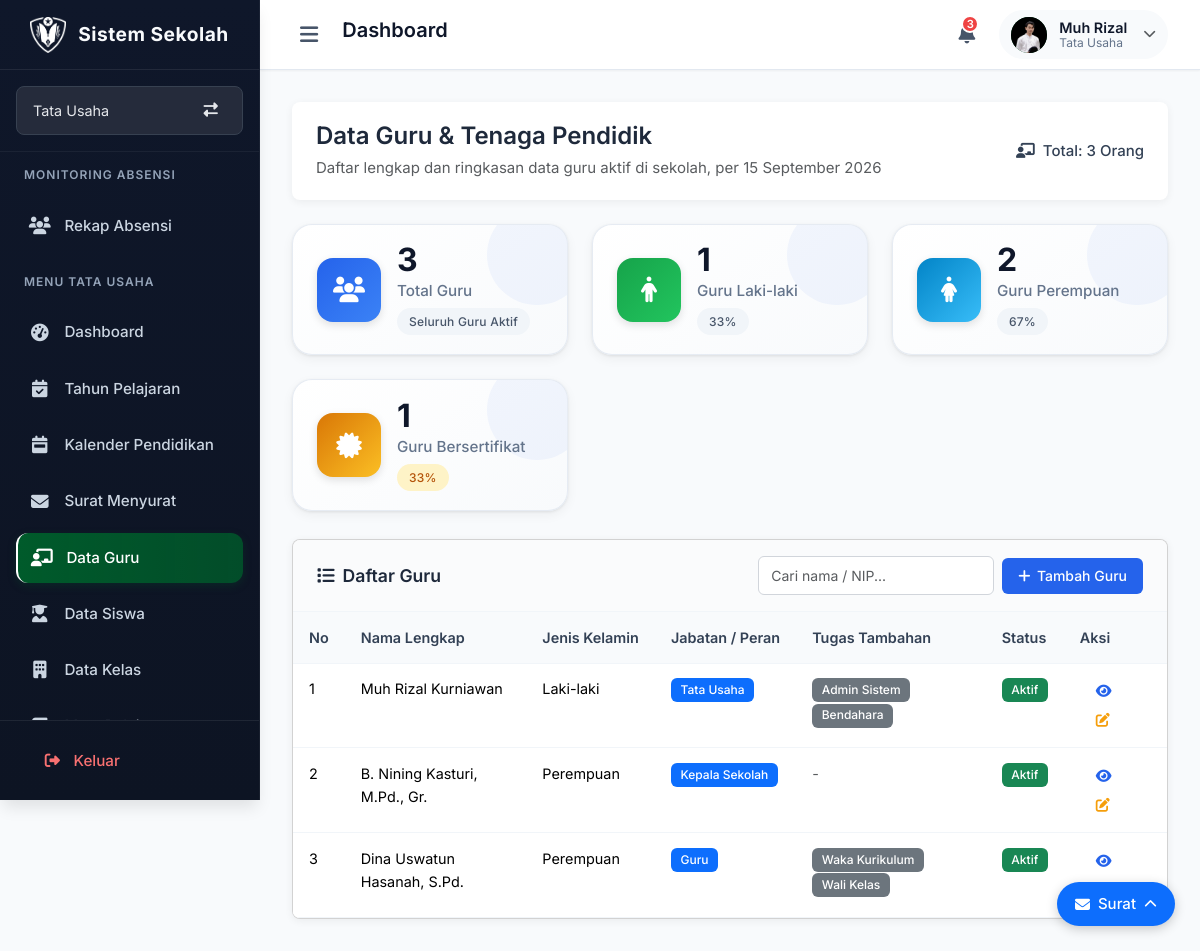
The app's page /guru/ (signed in) with its own data.
### models.py (models this page shows, shortened)
class Guru(db.Model):
    __tablename__ = 'guru'
    nip = db.Column(db.String(50), nullable=True)
    nik = db.Column(db.String(20), nullable=True)
    gelar_depan = db.Column(db.String(30), nullable=True)
    gelar_belakang = db.Column(db.String(50), nullable=True)
    pendidikan_terakhir = db.Column(db.String(10), nullable=True)
    status_pernikahan = db.Column(db.String(20), nullable=True)
    id = db.Column(db.String(6), primary_key=True, unique=True, nullable=False)
    nama = db.Column(db.String(100), nullable=False)
    jenis_kelamin = db.Column(db.String(20), nullable=False)
    tempat_lahir = db.Column(db.String(100))
    tanggal_lahir = db.Column(db.Date)
    jabatan = db.Column(db.String(50), nullable=False)
    tugas_tambahan = db.Column(db.Text)
    sertifikasi = db.Column(db.Boolean, default=False)
    status = db.Column(db.String(20), default='Aktif')
    no_hp = db.Column(db.String(20))
    email = db.Column(db.String(100), unique=True, nullable=True)
    alamat = db.Column(db.Text)
    dibuat_pada = db.Column(db.DateTime, default=datetime.utcnow)
    foto_profil = db.Column(db.String(255), nullable=True)
    akun = db.relationship('User', backref='guru', uselist=False)

### routes/sections/data_guru.py (the view)
@data_guru_bp.route('/')
def halaman_data_guru():
    if not session.get('logged_in'):
        return redirect(url_for('login.halaman_login'))
    if not bisa_lihat():
        flash("Anda tidak memiliki hak akses ke halaman ini", "danger")
        return redirect(url_for('dashboard.index'))
    semua_guru = Guru.query.all()
    total_guru = len(semua_guru)
    guru_laki = Guru.query.filter_by(jenis_kelamin='Laki-laki').count()
    guru_perempuan = Guru.query.filter_by(jenis_kelamin='Perempuan').count()
    guru_sertifikasi = Guru.query.filter_by(sertifikasi=True).count()
    persen_guru_laki = round((guru_laki / total_guru) * 100) if total_guru > 0 else 0
    persen_guru_perempuan = round((guru_perempuan / total_guru) * 100) if total_guru > 0 else 0
    persen_sertifikasi = round((guru_sertifikasi / total_guru) * 100) if total_guru > 0 else 0
    daftar_guru = []
    for g in semua_guru:
        daftar_guru.append({
            'id': g.id,
            'nama': g.nama,
            'email': g.email,
            'jenis_kelamin': g.jenis_kelamin,
            'jabatan': g.jabatan or 'Guru',
            'tugas_tambahan': g.tugas_tambahan.split(',') if g.tugas_tambahan else [],
            'semua_tugas': dapatkan_semua_tugas(g.jabatan, g.tugas_tambahan),
            'status': g.status or 'Aktif',
            'akun': g.akun
        })
    context = {
        'active_page': 'data_guru',
        'sub_page': 'daftar',
        'user_name': session.get('user_name', 'Pengguna'),
        'jabatan': session.get('jabatan', ''),
        'role': session.get('jabatan', ''),
        'daftar_tugas_user': session.get('tugas_tambahan', '').split(',') if session.get('tugas_tambahan') else [],
        'tugas_tambahan': session.get('tugas_tambahan', ''),
        'user': {
            'jabatan': session.get('jabatan', ''),
            'tugas_tambahan': session.get('tugas_tambahan', '')
        },
        'today_date': datetime.now().strftime('%d %B %Y'),
        'today_date_long': datetime.now().strftime('%A, %d %B %Y'),
        'total_guru': total_guru,
        'guru_laki': guru_laki,
        'guru_perempuan': guru_perempuan,
        'persen_guru_laki': persen_guru_laki,
        'persen_guru_perempuan': persen_guru_perempuan,
        'guru_sertifikasi': guru_sertifikasi,
        'persen_sertifikasi': persen_sertifikasi,
        'daftar_guru': daftar_guru,
        'bisa_kelola': bisa_kelola(),
        'bisa_hapus': bisa_hapus(),
        'bisa_atur_akun': bisa_atur_akun()
    }
    return render_template('index.html', halaman_aktif=session.get('halaman_aktif', 'utama'), **context)

### templates/index.html (shortened to what this page needs)
{% extends "layout.html" %}
{% block content %}
{% if active_page == "data_guru" and sub_page == "daftar" %}
    {% include "sections/data_guru.html" %}
{% endif %}
{% include 'components/surat.html' %}
{% endblock %}
{% block extra_css %}
    {% if active_page == "data_guru" %}
        <link rel="stylesheet" href="{{ url_for('static', filename='css/sections/data_guru.css') }}">
    {% endif %}
{% endblock %}

### templates/components/header.html (shortened to what this page needs)
<header class="header">
  <div class="header-left">
    <button class="toggle-sidebar" id="toggleSidebar">
      <i class="fas fa-bars"></i>
    </button>
    <h2 class="page-title">Dashboard</h2>
  </div>
  <div class="header-right d-flex align-items-center gap-3">
    <button class="notification-btn">
      <i class="fas fa-bell"></i>
      <span class="notification-badge">3</span>
    </button>
    <div class="user-profile" id="userProfileBtn">
      <div class="user-avatar">
        {% set nama_pengguna = session.get('user_name') or session.get('absensi_user_name', 'Pengguna') %}
        {% set foto = session.get('foto_profil') %}
        {% if foto %}
          <img src="{{ url_for('tampilkan_foto_profil', filename=foto) }}"
              alt="Foto Profil"
              onerror="this.style.display='none'; this.parentElement.innerHTML='{{ nama_pengguna | inisial_avatar }}';">
        {% else %}
          {{ nama_pengguna | inisial_avatar }}
        {% endif %}
      </div>
      <div class="user-info">
        <div class="user-name">
          {{ (session.get('user_name') or session.get('absensi_user_name', 'Pengguna')) | nama_singkat_dropdown }}
        </div>
        <div class="user-role">
          {% set aktif = session.get('halaman_aktif') | default('utama') %}
          {% if aktif == 'absensi' %}
            Guru
          {% elif aktif == 'bendahara' %}
            Bendahara
          {% elif aktif == 'admin_sistem' %}
            Admin Sistem
          {% elif aktif == 'wali_kelas' %}
            Wali Kelas
          {% elif aktif == 'waka_kurikulum' %}
            Waka Kurikulum
          {% elif aktif == 'waka_kesiswaan' %}
            Waka Kesiswaan
          {% elif aktif == 'pembina_ekskul' %}
            Pembina Ekstrakurikuler
          {% else %}
            {{ session.get('jabatan') or session.get('role', 'Pengguna Sistem') }}
          {% endif %}
        </div>
      </div>
      <i class="fas fa-chevron-down text-muted"></i>
    </div>
  </div>
</header>

### templates/sections/data_guru.html (shortened to what this page needs)
<div class="dashboard-container">
    <div class="welcome-box">
        <div>
            <h2>Data Guru & Tenaga Pendidik</h2>
            <p class="text-muted">Daftar lengkap dan ringkasan data guru aktif di sekolah, per {{ today_date }}</p>
        </div>
        <div class="date-box">
            <i class="fas fa-chalkboard-teacher"></i>
            <span>Total: {{ total_guru | default('0') }} Orang</span>
        </div>
    </div>
    <div class="stats-grid">
        <div class="stat-card">
            <div class="stat-icon bg-primary">
                <i class="fas fa-users"></i>
            </div>
            <div class="stat-info">
                <h3>{{ total_guru | default('0') }}</h3>
                <p>Total Guru</p>
                <span class="stat-change neutral">Seluruh Guru Aktif</span>
            </div>
        </div>
        <div class="stat-card">
            <div class="stat-icon bg-success">
                <i class="fas fa-male"></i>
            </div>
            <div class="stat-info">
                <h3>{{ guru_laki | default('0') }}</h3>
                <p>Guru Laki-laki</p>
                <span class="stat-change neutral">{{ persen_guru_laki | default('0') }}%</span>
            </div>
        </div>
        <div class="stat-card">
            <div class="stat-icon bg-info">
                <i class="fas fa-female"></i>
            </div>
            <div class="stat-info">
                <h3>{{ guru_perempuan | default('0') }}</h3>
                <p>Guru Perempuan</p>
                <span class="stat-change neutral">{{ persen_guru_perempuan | default('0') }}%</span>
            </div>
        </div>
        <div class="stat-card">
            <div class="stat-icon bg-warning">
                <i class="fas fa-certificate"></i>
            </div>
            <div class="stat-info">
                <h3>{{ guru_sertifikasi | default('0') }}</h3>
                <p>Guru Bersertifikat</p>
                <span class="stat-change {{ 'positive' if persen_sertifikasi|default(0) >= 80 else 'warning' }}">{{ persen_sertifikasi | default('0') }}%</span>
            </div>
        </div>
    </div>
    <div class="card">
        <div class="card-header d-flex justify-content-between align-items-center flex-wrap gap-2">
            <h4><i class="fas fa-list"></i> Daftar Guru</h4>
            <div class="d-flex gap-2">
                <input type="text" class="form-control form-control-sm" placeholder="Cari nama / NIP..." id="cariGuru">
                {% if bisa_kelola %}
                <a href="{{ url_for('data_guru.tambah_guru') }}" class="btn btn-sm btn-primary">
                    <i class="fas fa-plus"></i> Tambah Guru
                </a>
                {% endif %}
            </div>
        </div>
        <div class="card-body p-0">
            <div class="table-responsive">
                <table class="table table-striped table-hover mb-0">
                    <thead class="table-light">
                        <tr>
                            <th>No</th>
                            <th>Nama Lengkap</th>
                            <th>Jenis Kelamin</th>
                            <th>Jabatan / Peran</th>
                            <th>Tugas Tambahan</th>
                            <th>Status</th>
                            <th>Aksi</th>
                        </tr>
                    </thead>
                    <tbody>
                        {% if daftar_guru %}
                            {% for guru in daftar_guru %}
                            <tr>
                                <td>{{ loop.index }}</td>
                                <td>{{ guru.nama }}</td>
                                <td>{{ guru.jenis_kelamin }}</td>
                                <td>
                                    <span class="badge bg-primary">{{ guru.jabatan | default('Guru') }}</span>
                                </td>
                                <td>
                                    {% if guru.tugas_tambahan %}
                                        {% for tugas in guru.tugas_tambahan %}
                                            <span class="badge bg-secondary me-1">{{ tugas }}</span>
                                        {% endfor %}
                                    {% else %}
                                        <span class="text-muted">-</span>
                                    {% endif %}
                                </td>
                                <td>
                                    {% if guru.status == 'Aktif' %}
                                        <span class="badge bg-success">Aktif</span>
                                    {% else %}
                                        <span class="badge bg-danger">Tidak Aktif</span>
                                    {% endif %}
                                </td>
                                <td>
                                    <a href="{{ url_for('data_guru.detail_guru', id=guru.id) }}" class="btn btn-sm btn-outline-primary" title="Lihat Detail">
                                        <i class="fas fa-eye"></i>
                                    </a>
                                    {% if bisa_kelola %}
                                    <a href="{{ url_for('data_guru.ubah_guru', id=guru.id) }}" class="btn btn-sm btn-outline-warning" title="Ubah Data">
                                        <i class="fas fa-edit"></i>
                                    </a>
                                    {% endif %}
                                </td>
                            </tr>
                            {% endfor %}
                        {% else %}
                            <tr>
                                <td colspan="8" class="text-center text-muted py-4">Belum ada data guru yang terdaftar</td>
                            </tr>
                        {% endif %}
                    </tbody>
                </table>
            </div>
        </div>
    </div>
</div>

### records on screen
Guru: foto_profil (picture), nama "Muh Rizal Kurniawan", jenis_kelamin "Laki-laki", jabatan "Tata Usaha", tugas_tambahan "Admin Sistem" "Bendahara", status "Aktif"
Guru: nama "B. Nining Kasturi, M.Pd., Gr.", jenis_kelamin "Perempuan", jabatan "Kepala Sekolah", status "Aktif"
Guru: nama "Dina Uswatun Hasanah, S.Pd.", jenis_kelamin "Perempuan", jabatan "Guru", tugas_tambahan "Waka Kurikulum" "Wali Kelas", status "Aktif"

### other values on screen
{{ user.jabatan }} "Tata Usaha"
{{ session.get('jabatan') or session.get('role', 'Pengguna Sistem') }} "Tata Usaha"
{{ total_guru | default('0') }} "3"
{{ guru_laki | default('0') }} "1"
{{ persen_guru_laki | default('0') }} "33"
{{ guru_perempuan | default('0') }} "2"
{{ persen_guru_perempuan | default('0') }} "67"
{{ guru_sertifikasi | default('0') }} "1"
{{ persen_sertifikasi | default('0') }} "33"
